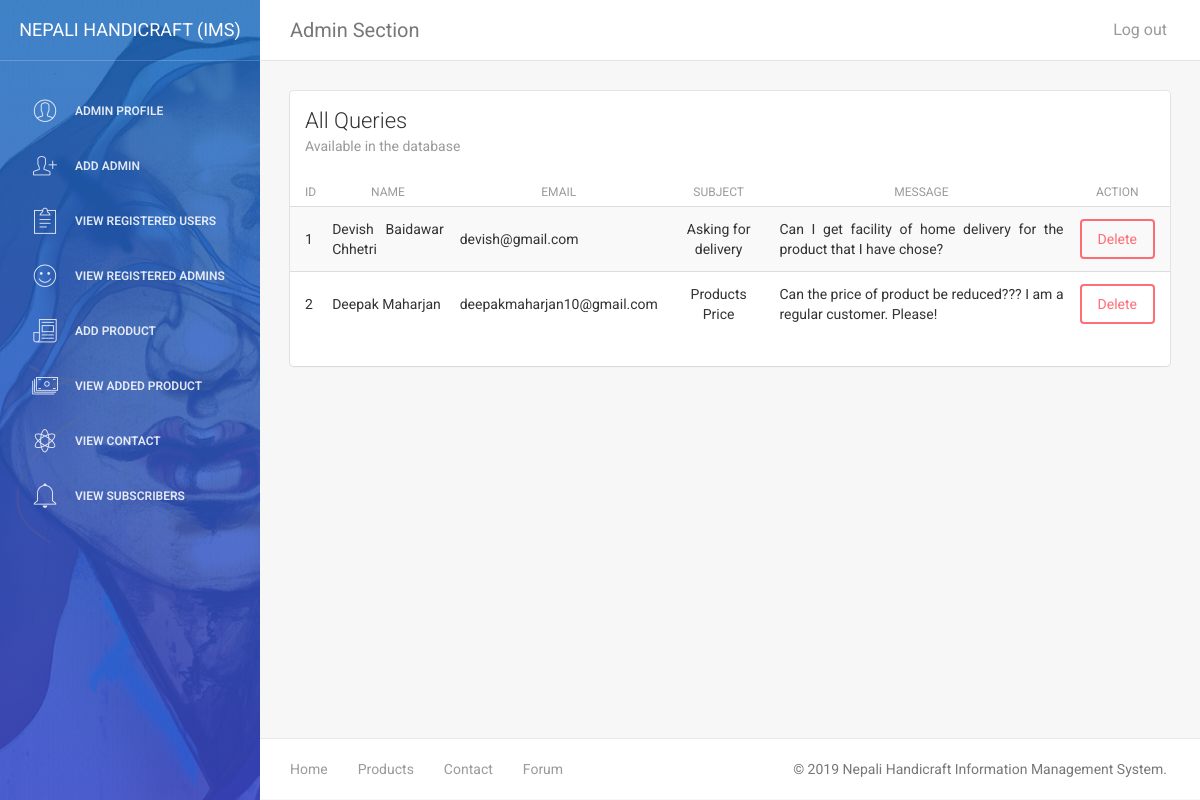
The app's page /admin/view-contact.php (signed in), older data.
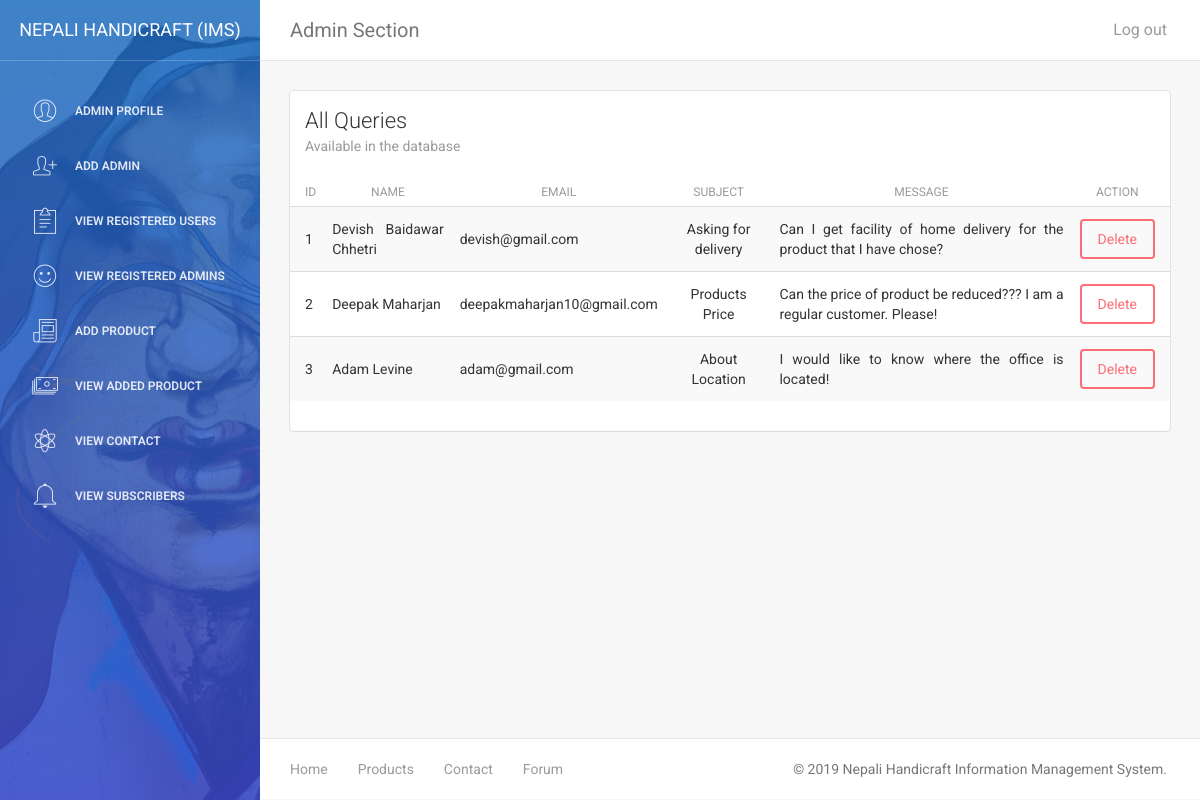
The same page, newer data.
### tables this page shows
CREATE TABLE `tbl_contact` (
  `c_id` int(11) NOT NULL,
  `c_name` varchar(50) NOT NULL,
  `c_email` varchar(50) NOT NULL,
  `c_subject` varchar(50) NOT NULL,
  `c_message` text NOT NULL
);

### includes/dbConnection.php (called while the page is built, shortened)
<?php
class Connection
{
    private $host;
    private $user;
    private $password;
    private $database;
    private $connect;
    public function __construct()
    {
        $this->host = "localhost";
        $this->user = "root";
        $this->password = "";
        $this->database = "00174648_devishbaidawarchhetri_cp";
    }
    public function getConnection()
    {
        $this->connect = new mysqli($this->host,$this->user,$this->password,$this->database);
        if($this->connect->connect_error)
        {
            die("Error :" .$this->connect->error);
        }
        else
        {
            return $this->connect;
        }
    }
    public function getData($sql)
    {
        $data = [];
        $result = $this->connect->query($sql);
        if($result->num_rows > 0)
        {
            while($row = $result->fetch_assoc())
            {
                $data[] = $row;
            }
        }
        else
        {
            echo "No data found";
        }
        return $data;
    }
}

### classes/contact.class.php (called while the page is built, shortened)
<?php
    require "../includes/dbConnection.php";
    Class Contact extends Connection
    {
        private $connect;
        public function __construct(){
            $this->connect = new Connection();
        }
        public function selectContact(){
            return $this->connect->getData("SELECT * FROM `tbl_contact`");
        }
    }
?>

### admin/view-contact.php (the view, shortened to what this page needs)
<?php
    require '../classes/contact.class.php';
    $contact = new Contact();
    $data = $contact->selectContact();
?>
<!doctype html>
<html lang="en">
<head>
    <link href="assets/css/bootstrap.min.css" rel="stylesheet" />
    <link href="assets/css/animate.min.css" rel="stylesheet"/>
    <link href="assets/css/light-bootstrap-dashboard.css?v=1.4.0" rel="stylesheet"/>
    <link href="assets/css/demo.css" rel="stylesheet" />
    <link href="http://maxcdn.bootstrapcdn.com/font-awesome/4.2.0/css/font-awesome.min.css" rel="stylesheet">
    <link href="assets/css/pe-icon-7-stroke.css" rel="stylesheet" />
</head>
<body>
<div class="wrapper">
    <?php include 'admin-sidebar.php'; ?>
    <div class="main-panel">
		<?php include 'admin-nav.php'; ?>
        <div class="content">
            <div class="container-fluid">
                <div class="row">
                    <div class="col-md-12">
                        <div class="card">
                            <div class="header">
                                <h4 class="title">All Queries</h4>
                                <p class="category">Available in the database</p>
                            </div>
                            <div class="content table-responsive table-full-width">
                                <table class="table table-hover table-striped">
                                    <thead>
                                        <th>ID</th>
                                    	<th>Name</th>
                                    	<th>Email</th>
                                    	<th>Subject</th>
                                        <th>Message</th>
                                        <th>Action</th>
                                    </thead>
                                    <tbody>
                                    <?php foreach ($data as $details) { ?>
                                        <tr>
                                        	<td><?php echo $details['c_id']; ?></td>
                                            <td><?php echo $details['c_name']; ?></td>
                                            <td><?php echo $details['c_email']; ?></td>
                                            <td style="text-align: center;"><?php echo $details['c_subject']; ?></td>
                                            <td><?php echo $details['c_message']; ?></td>
								            <td><a href="../actions/contactDelete-action.php?delete=<?php echo $details['c_id']; ?>" class="btn btn-danger" onclick="Javascript: return confirm('Are you sure you want to delete?');" name="productDelete">Delete</a></td>
                                        </tr>
                                    <?php } ?>
                                    </tbody>
                                </table>
                            </div>
                        </div>
                    </div>
                </div>
            </div>
        </div>
        <?php include 'admin-footer.php'; ?>
    </div>
</div>
</body>
</html>

Row changes from the older to the newer data that the page shows:
added tbl_contact: c_id "3", c_name "Adam Levine", c_email "adam@gmail.com", c_subject "About Location", c_message "I would like to know where the office is located!"
